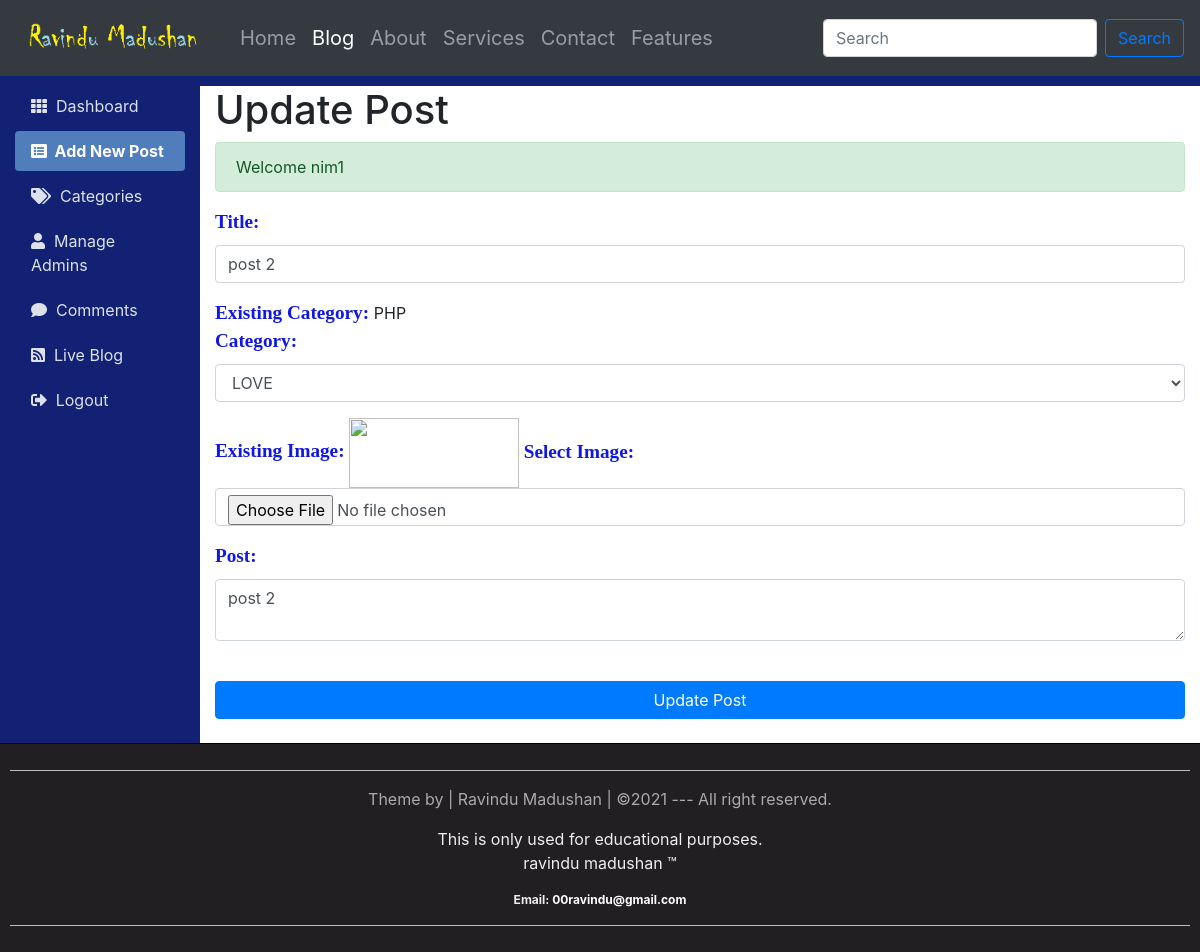
Screenshot of /editPost.php?Edit=15 (signed in) with the database file from the repository.
### tables this page shows
CREATE TABLE `admin_panel` (
  `id` int(10) NOT NULL,
  `datetime` varchar(50) NOT NULL,
  `title` varchar(200) NOT NULL,
  `category` varchar(100) NOT NULL,
  `author` varchar(100) NOT NULL,
  `image` varchar(200) NOT NULL,
  `post` varchar(10000) NOT NULL
);

### editPost.php (the view, shortened to what this page needs)
<?php require_once("include/Sessions.php"); ?>
<?php require_once("include/Functions.php"); ?>
<!DOCTYPE html>
<html>
    <head>
        <link rel="stylesheet" href="css/bootstrap.min.css">
        <link rel="stylesheet" href="https://use.fontawesome.com/releases/v5.7.0/css/all.css">
        <link rel="stylesheet" href="css/adminstyles.css">
    </head>
    <body>
        <nav class="navbar navbar-expand-lg navbar-dark bg-dark">
            <a class="navbar-brand" href="#"> <img src="images/mylogo2.png" alt="logo" width="200"> </a>
            <div class="collapse navbar-collapse" id="navbarSupportedContent">
                <ul class="navbar-nav mr-auto navBarItems" style="font-size: 20px;">
                    <li class="nav-item">
                        <a class="nav-link" href="#">Home <span class="sr-only">(current)</span></a>
                    </li>
                    <li class="nav-item active">
                        <a class="nav-link" href="Blog.php">Blog</a>
                    </li>
                    <li class="nav-item ">
                        <a class="nav-link" href="#">About</a>
                    </li>
                    <li class="nav-item ">
                        <a class="nav-link" href="#">Services</a>
                    </li>
                    <li class="nav-item ">
                        <a class="nav-link" href="#">Contact</a>
                    </li><li class="nav-item ">
                        <a class="nav-link" href="#">Features</a>
                    </li>
                </ul>
                <form class="form-inline my-2 my-lg-0" action="Blog.php">
                    <input class="form-control mr-sm-2" type="search" placeholder="Search" aria-label="Search" name="Search">
                    <button class="btn btn-outline-primary my-2 my-sm-0" type="submit" name="SearchButton">Search</button>
                </form>
            </div>
        </nav>
        <div style="background-color: #122173; height: 10px;"></div>
        <div class="container-fluid">
        	<div class="row">
        		<div class="col-md-3 col-xl-2 sideBar">
        			<ul  class="nav nav-pills flex-column side_menu">
        				<li class="nav-item"><a href="dashboard.php" class="nav-link"><i class="fas fa-th"></i>&nbsp; Dashboard</a></li>
        				<li class="nav-item active"><a href="addNewPost.php" class="nav-link"><i class="fas fa-list-alt"></i>&nbsp; Add New Post</a></li>
        				<li class="nav-item "><a href="categories.php" class="nav-link"><i class="fas fa-tags"></i>&nbsp; Categories</a></li>
        				<li class="nav-item"><a href="admins.php" class="nav-link"><i class="fas fa-user"></i>&nbsp; Manage Admins</a></li>
        				<li class="nav-item"><a href="comments.php" class="nav-link"><i class="fas fa-comment"></i>&nbsp; Comments</a></li>
        				<li class="nav-item"><a href="Blog.php?Page=1" class="nav-link" target="_blank"><i class="fas fa-rss-square"></i>&nbsp; Live Blog</a></li>
        				<li class="nav-item"><a href="logout.php" class="nav-link"><i class="fas fa-sign-out-alt"></i>&nbsp; Logout</a></li>
        			</ul>
        		</div>
        		<div class="col-md-9 col-xl-10 mainBar">
        			<h1>Update Post</h1>
                    <?php echo Message(); echo SuccessMessage(); ?>
                    <div>
                        <?php
                            $SearchQueryParameter = $_GET['Edit'];
                            $getQuery = "SELECT * FROM admin_panel WHERE id='$SearchQueryParameter' ";
                            $ExecuteQuery = mysqli_query($Connection, $getQuery);
                            while ($DataRows = mysqli_fetch_array($ExecuteQuery)) {
                                $TitleToBeUpdated = $DataRows['title'];
                                $CategoryToBeUpdated = $DataRows['category'];
                                $ImageToBeUpdated = $DataRows['image'];
                                $PostToBeUpdated = $DataRows['post'];
                            }
                        ?>
                        <form action="editPost.php?Edit=<?php echo $SearchQueryParameter; ?>" method="POST" enctype="multipart/form-data">
                            <fieldset>
                                <div class="form-group">
                                    <label for="title"><span class="fieldInfo">Title:</span></label>
                                    <input value="<?php echo $TitleToBeUpdated; ?>" class="form-control" type="text" name="Title" id="title" placeholder="Title">
                                </div>
                                <div class="form-group">
                                    <span class="fieldInfo">Existing Category: </span>
                                    <?php echo $CategoryToBeUpdated; ?> <br>
                                    <label for="categoryselect"><span class="fieldInfo">Category:</span></label>
                                    <select class="form-control" name="Category" id="categoryselect">
                                    	<?php
			                                global $Connection;
			                                $viewQuery = "SELECT * FROM category ORDER BY datetime desc";
			                                $Execute = mysqli_query($Connection, $viewQuery);
			                                while ($DataRows = mysqli_fetch_array($Execute)) {
			                                    $CategoryName = $DataRows["name"];
			                            ?>
			                            <option> <?php echo $CategoryName; ?> </option>
			                        <?php }  ?>
                                    </select>
                                </div>
                                <div class="form-group">
                                    <span class="fieldInfo">Existing Image: </span>
                                    <img src="Upload/<?php echo $ImageToBeUpdated; ?>" width="170px" height="70px">
                                    <label for="imageselect"><span class="fieldInfo">Select Image:</span></label>
                                    <input type="file" class="form-control" name="Image" id="imageselect">
                                </div>
                                <div class="form-group">
                                    <label for="postarea"><span class="fieldInfo">Post:</span></label>
                                    <textarea  name="Post" id="postarea" class="form-control"><?php echo $PostToBeUpdated; ?></textarea>
                                </div>
                                <br>
                                <input class="btn btn-primary btn-block" type="submit" name="Submit" value="Update Post">
                                <br>
                            </fieldset>
                        </form>
                    </div>
        		</div>
        	</div>
        </div>
        <?php include("include/Footer.php"); ?>
    </body>
</html>

### css/adminstyles.css (style rules this page uses)
body { background-color: #122173; }
.mainBar { background-color: #fff; }
.side_menu a { color: #dde1eb; margin-bottom: 5px; }
.side_menu .active a { color: #fff; font-weight: bold; background-color: #507DBC; }
.fieldInfo { color: #1017e6; font-family: "Times New Roman", Times, serif; font-size: 1.2em; font-weight: bold; }

### include/Footer.php (style rules this page uses)
a { text-decoration: none; color: white; }

### rows the page displays
admin_panel: Title "post 2", category "PHP", Post "post 2"

### other values shown
SuccessMessage() "Welcome nim1"
form field Category "LOVE"
